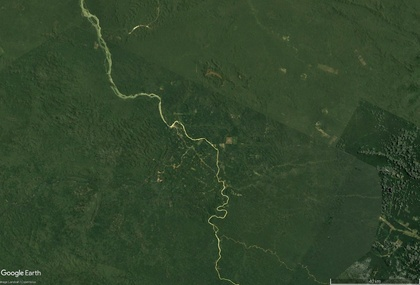
%> input picture Datasets/Brazilian Rainforest/1985_12.jpg, 420 x 285 px, shrunk from 1570 x 1064 before the run
$ octave --eval "result = harris_detector(rgb2gray(imread('Datasets/Brazilian Rainforest/1985_12.jpg')));"   (GNU Octave 9; MATLAB toolbox functions it lacks are replaced by stand-ins)
%> lines starting %> are read from the running program, lines starting %| are printed output that depends on the picture; in (x1, y1, x2, y2) boxes, pixels count from 0 and x2, y2 are one past the last pixel; in counts of white or black regions, pixels touching at a corner belong together; the program's own positions count from 1
### cake.m
function [Cake] = cake(min_dist)

   cake_size = 2*min_dist + 1;
   Cake = zeros(cake_size);

   ii = abs(floor((1:cake_size) - cake_size/2));
   Cake2 = hypot(ii',ii);

   for i = 1:cake_size
       for j = 1:cake_size
           if (Cake2(i,j) > min_dist)
               Cake(i,j) = 1;
           end
       end
   end

   Cake = logical(Cake);

end

### harris_detector.m
function [features] = harris_detector(image, varargin)

 %% Input parser

    default_SegLen = 15;
    default_k = 0.05;
    default_tau = 10^6;
    default_min_dist = 20;
    default_tile_size = [200 200];
    default_N = 5;

    p = inputParser;
    addRequired(p,'image');
    addParameter(p,'segment_length',default_SegLen,@(x) isnumeric(x)&&(x>1)&&(mod(x,2)==1));
    addParameter(p,'k',default_k,@(x) isnumeric(x)&&((x>0)&&(x<1)));
    addParameter(p,'tau',default_tau,@(x) isnumeric(x)&&(x>0));
    addParameter(p,'min_dist',default_min_dist,@(x) isnumeric(x)&&(x>0));
    addParameter(p,'tile_size',default_tile_size,@(x) isnumeric(x));
    addParameter(p,'N',default_N,@(x) isnumeric(x)&&(x>0));
    parse(p,image,varargin{:});

    segment_length = p.Results.segment_length;
    k = p.Results.k;
    tau = p.Results.tau;
    min_dist = p.Results.min_dist;
    [~, c] = size(p.Results.tile_size);
    if (c == 1)
        tile_size = [p.Results.tile_size, p.Results.tile_size];
    else
        tile_size = p.Results.tile_size;
    end
    N = p.Results.N;

%% Preparation for feature extraction

        img = double(image);
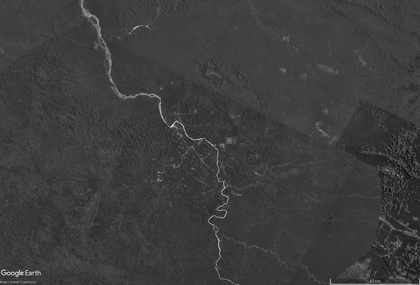
%> img: size 285x420 double; min 1, max 230, mean 61.1

        % Approximation of the image gradient
        dx = [1,0,-1;2,0,-2;1,0,-1];
        dy = dx';
        Iy = conv2(img, dx, 'same');
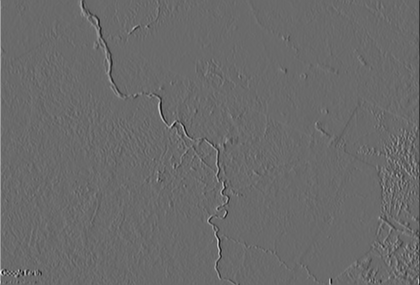
%> Iy: size 285x420 double; min -543, max 754, mean -0.1; drawn with min black and max white
        Ix = conv2(img, dy, 'same');
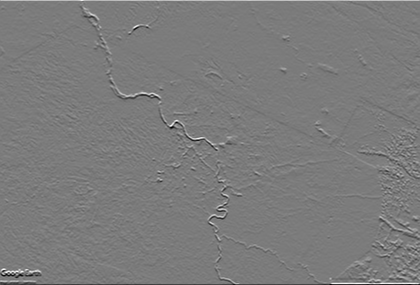
%> Ix: size 285x420 double; min -491, max 520, mean 0.2; drawn with min black and max white

        % Weighting
        w = fspecial('gaussian', [1,segment_length], segment_length);

        % Harris Matrix G
        G11 = conv2(w,w,Ix.^2, 'same');
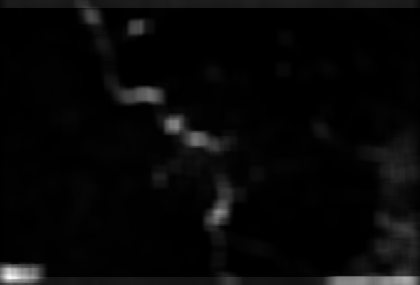
%> G11: size 285x420 double; min 20.04, max 42486.5, mean 1381; drawn with min black and max white
        G22 = conv2(w,w,Iy.^2, 'same');
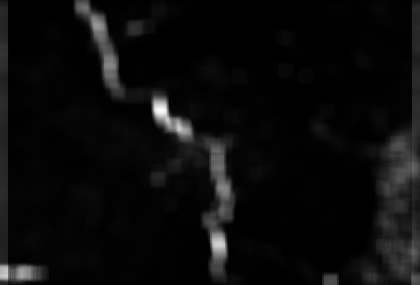
%> G22: size 285x420 double; min 13.12, max 28415.9, mean 1313.9; drawn with min black and max white
        G12 = conv2(w,w,Ix.*Iy, 'same');
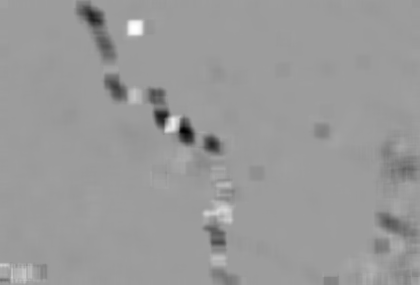
%> G12: size 285x420 double; min -8852.4, max 5554.3, mean -150.7; drawn with min black and max white

%% Feature extraction with the Harris measurement

    H = (G11 .* G22 - G12.^2) - k * (G11 + G22).^2;
    [r,c] = size(H);
%> r = 285; c = 420
    corners = zeros(r,c);

    for i=1:r
        for j=1:c
            if (H(i,j) >= tau)
                corners(i,j) = H(i,j);
            end
        end
    end

%% Feature preparation

    [r,c] = size(corners);
    container = zeros(r+2*min_dist,c+2*min_dist);
    size_container = size(container);
%> size_container = [325 460]
    size_corner = size(corners);
%> size_corner = [285 420]
    bb = floor((size_container - size_corner)/2)+1;
%> bb = [21 21]
    container(bb(1)+(0:size_corner(1)-1),bb(2)+(0:size_corner(2)-1)) = corners;
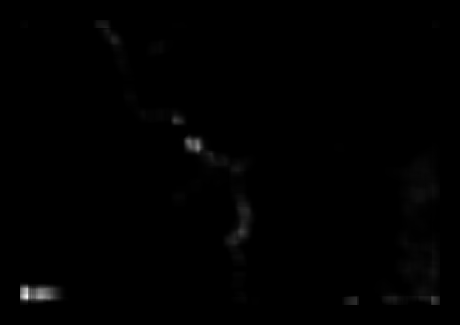
%> container: size 325x460 double; min 0, max 700043300.6, mean 3348622.4; drawn with min black and max white
    corners = container;

    % Get indices
    indices = find(corners);
%> indices = 19559 values from 6521 to 142980
    % Get values
    [~,~,val] = find(corners);
%> val = 19559 values from 1000302.3 to 700043300.6
    % Matrix with indices and corresponding values
    val_indices = [val, indices];

    % Sort values descending
    [~,idx] = sort(val_indices(:,1),'descend');
    % Sort indices corresponding to values
    sorted = val_indices(idx,:);

    %Give sorted indices to output
    sorted_index = sorted(:,2);

%% Accumulator array

    [img_r, img_c] = size(image);
%> img_r = 285; img_c = 420
    acc_array = zeros(ceil(img_r/tile_size(1,1)),ceil(img_c/tile_size(1,2)));

%% Harris detector

    Cake = cake(min_dist);
    features = [];

    for i = 1:length(sorted_index)

        cur_ind = sorted_index(i);
        [y,x] = ind2sub(size(corners),cur_ind);
        cur_val = corners(y,x);

        if (cur_val ~= 0)
            x_val_acc_arr = ceil((x - min_dist)/tile_size(1));
            y_val_acc_arr = ceil((y - min_dist)/tile_size(1));

            if (acc_array(y_val_acc_arr,x_val_acc_arr) < N)
                corners(y-min_dist:y+min_dist,x-min_dist:x+min_dist) = corners(y-min_dist:y+min_dist,x-min_dist:x+min_dist) .* Cake;
                acc_array(y_val_acc_arr,x_val_acc_arr) = acc_array(y_val_acc_arr,x_val_acc_arr) + 1;
                features = [features, [x - min_dist;y - min_dist]];
            else
                corners(y,x) = 0;
            end
        end
    end
%> this loop made 19559 passes
%> (cur_ind, y, x, cur_val, x_val_acc_arr, y_val_acc_arr, features) on pass 1: (9072, 297, 28, 700043300.6, 1, 2, [8; 277])
%> (cur_ind, y, x, cur_val) on passes 2 to 7: (9073, 298, 28, 0), (9071, 296, 28, 0), (8747, 297, 27, 0), (9070, 295, 28, 0), (8746, 296, 27, 0), (8748, 298, 27, 0)
%> corners: size 325x460 double; 13.08% of pixels changed, all inside (x1, y1, x2, y2) = (20, 20, 440, 305)
%> after the loop, acc_array = [5 5 5; 4 5 4]; features = 28 columns, first 8: [8 178 28 413 155 221 337 226; 277 128 278 278 101 212 282 190]; x_val_acc_arr = 2
%> `result = harris_detector(rgb2gray(imread('Datasets/Brazilian Rainfores..`: result has the same summary as features in harris_detector

end

$ run again, on Datasets/Brazilian Rainforest/1990_12.jpg
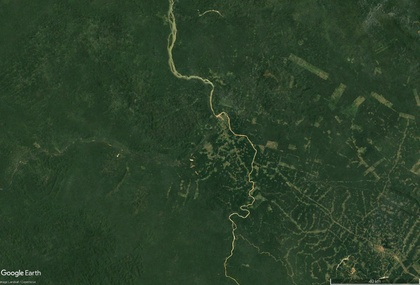
%> input picture Datasets/Brazilian Rainforest/1990_12.jpg, 420 x 285 px, shrunk from 1570 x 1064 before the run
%> in harris_detector, `G12 = conv2(w,w,Ix.*Iy, 'same');`:
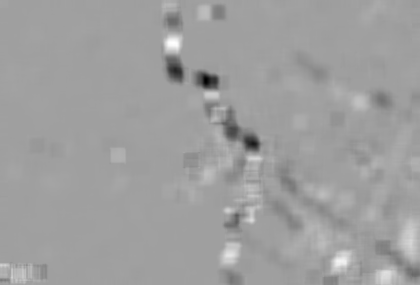
%> G12: size 285x420 double; min -9424.8, max 5620.6, mean -26.1; drawn with min black and max white
%> in harris_detector, `container(bb(1)+(0:size_corner(1)-1),bb(2)+(0:size_corner(2)-1)) = cor..`:
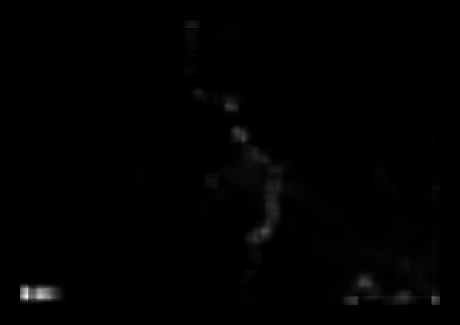
%> container: size 325x460 double; min 0, max 756161194.4, mean 4776953.1; drawn with min black and max white
%> indices = 37422 values from 6521 to 142980
%> val = 37422 values from 1000023.1 to 756161194.4
%> the loop in harris_detector, `for i = 1:length(sorted_index)` made 37422 passes
%> (cur_ind, y, x, cur_val, x_val_acc_arr, y_val_acc_arr, features) on pass 1: (9072, 297, 28, 756161194.4, 1, 2, [8; 277])
%> after the loop in harris_detector, `for i = 1:length(sorted_index)`: acc_array = [5 5 5; 5 5 5]; features = 30 columns, first 8: [8 28 413 244 224 343 209 385; 277 278 278 212 119 263 86 278]; x_val_acc_arr = 2
%> result has the same summary as features in harris_detector

$ run again, on Datasets/Brazilian Rainforest/1995_12.jpg
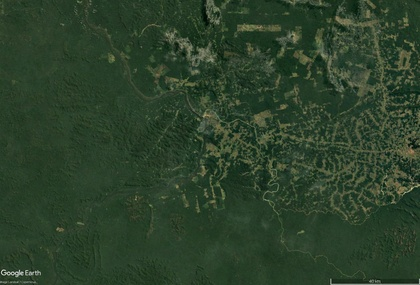
%> input picture Datasets/Brazilian Rainforest/1995_12.jpg, 420 x 285 px, shrunk from 1570 x 1064 before the run
%> in harris_detector, `G12 = conv2(w,w,Ix.*Iy, 'same');`:
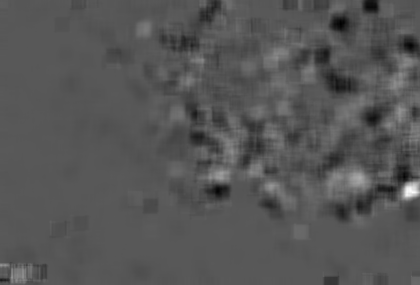
%> G12: size 285x420 double; min -3905.9, max 7341.3, mean -93.1; drawn with min black and max white
%> in harris_detector, `container(bb(1)+(0:size_corner(1)-1),bb(2)+(0:size_corner(2)-1)) = cor..`:
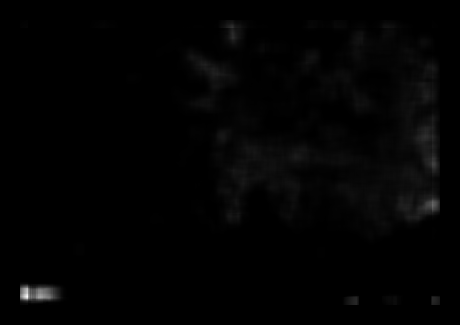
%> container: size 325x460 double; min 0, max 767236726.7, mean 8826941; drawn with min black and max white
%> indices = 57737 values from 6521 to 142980
%> val = 57737 values from 1000034.5 to 767236726.7
%> the loop in harris_detector, `for i = 1:length(sorted_index)` made 57737 passes
%> (cur_ind, y, x, cur_val, x_val_acc_arr, y_val_acc_arr, features) on pass 1: (9072, 297, 28, 767236726.7, 1, 2, [8; 277])
%> after the loop in harris_detector, `for i = 1:length(sorted_index)`: acc_array = [5 5 5; 5 5 4]; features = 29 columns, first 8: [8 28 413 413 213 406 413 337; 277 278 186 145 8 117 279 282]; y_val_acc_arr = 1
%> result has the same summary as features in harris_detector

$ run again, on Datasets/Brazilian Rainforest/2000_12.jpg
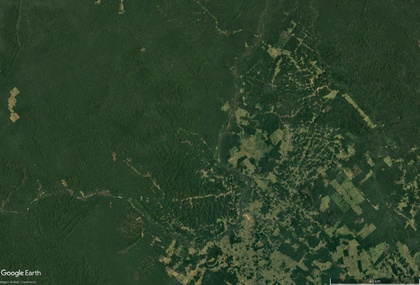
%> input picture Datasets/Brazilian Rainforest/2000_12.jpg, 420 x 285 px, shrunk from 1570 x 1064 before the run
%> in harris_detector, `container(bb(1)+(0:size_corner(1)-1),bb(2)+(0:size_corner(2)-1)) = cor..`:
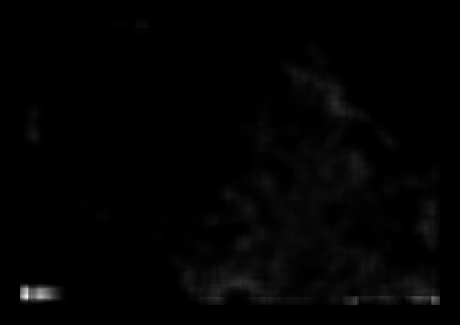
%> container: size 325x460 double; min 0, max 783733473.5, mean 8844063.1; drawn with min black and max white
%> indices = 54096 values from 6521 to 142980
%> val = 54096 values from 1000387.2 to 783733473.5
%> the loop in harris_detector, `for i = 1:length(sorted_index)` made 54096 passes
%> (cur_ind, y, x, cur_val, x_val_acc_arr, y_val_acc_arr, features) on pass 1: (9072, 297, 28, 783733473.5, 1, 2, [8; 277])
%> after the loop in harris_detector, `for i = 1:length(sorted_index)`: acc_array = [5 5 5; 5 5 5]; features = 30 columns, first 8: [8 28 413 337 198 392 221 367; 277 278 278 281 278 278 262 278]; x_val_acc_arr = 2; y_val_acc_arr = 1
%> result has the same summary as features in harris_detector
